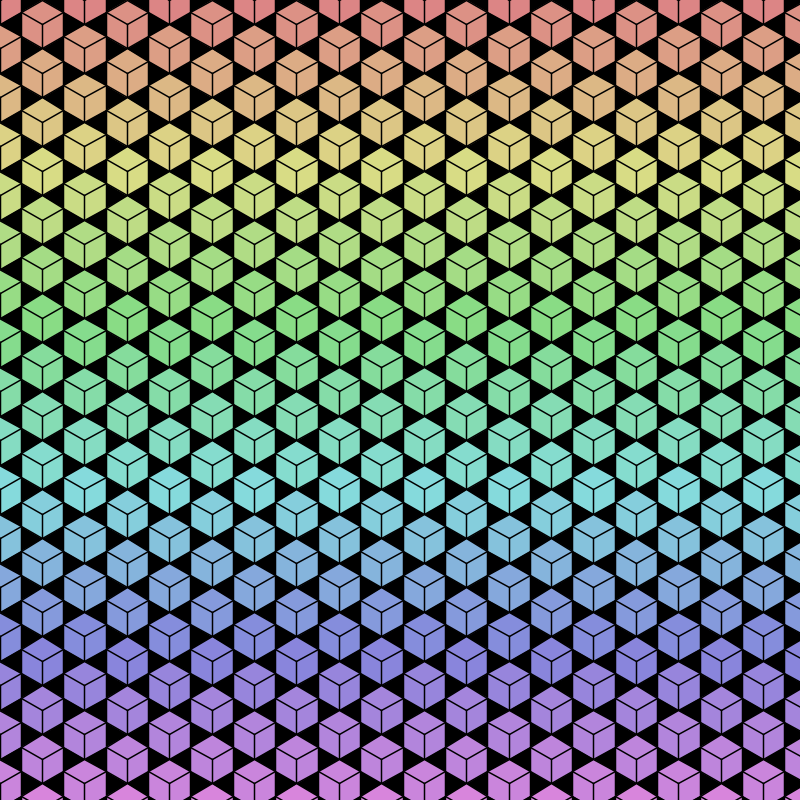
Frame 1 (no input)
Frame 60 (the mouse pressed at the canvas centre just before this capture): identical to frame 1, image omitted
Frame 120 (the mouse held since frame 60 and released just before this capture): identical to frame 1, image omitted

The Processing sketch that drew this single still picture (run headless with seeded random() and noise(); from frame 60 on, the mouse is pressed at the canvas centre):

// Processing sketch: spinningCubes
// ── spinningCubes.pde
//3D Vector class
public class Vector {
  public float x;
  public float y;
  public float z;
  public Vector(float x, float y,float z) {
    this.x=x;
    this.y=y;
    this.z=z;
  }
  public Vector(Vector vec) {
    this.x=vec.x;
    this.y=vec.y;
    this.z=vec.z;
  }
  public void addVec(Vector vec) {
    x+=vec.x;
    y+=vec.y;
    z+=vec.z;
  }
  public void subVec(Vector vec) {
    x-=vec.x;
    y-=vec.y;
    z-=vec.z;
  }
  public void sclVec(float scale) {
    x*=scale;
    y*=scale;
    z*=scale;
  }
  public void nrmVec() {
    sclVec(1/getMag());
  }
  public void nrmVec(float mag) {
    sclVec(mag/getMag());
  }
  public void limVec(float lim) {
    float mag=getMag();
    if (mag>lim) {
      sclVec(lim/mag);
    }
  }
  public float getAng1() {
    return atan2(y, x);
  }
  public float getAng2() {
    return atan2(z, x);
  }
  public float getAng3() {
    return atan2(z, y);
  }
  public float getAng1(Vector vec) {
    return atan2(vec.y-y, vec.x-x);
  }
  public float getAng2(Vector vec) {
    return atan2(vec.z-z, vec.x-x);
  }
  public float getAng3(Vector vec) {
    return atan2(vec.z-z, vec.x-x);
  }
  public float getMag1() {
    return sqrt(sq(x)+sq(y));
  }
  public float getMag2() {
    return sqrt(sq(x)+sq(z));
  }
  public float getMag3() {
    return sqrt(sq(y)+sq(z));
  }
  public float getMag() {
    return sqrt(sq(x)+sq(y)+sq(z));
  }
  public float getMag1(Vector vec) {
    return sqrt(sq(vec.x-x)+sq(vec.y-y));
  }
  public float getMag2(Vector vec) {
    return sqrt(sq(vec.x-x)+sq(vec.z-z));
  }
  public float getMag3(Vector vec) {
    return sqrt(sq(vec.y-y)+sq(vec.z-z));
  }
  public float getMag(Vector vec) {
    return sqrt(sq(vec.x-x)+sq(vec.y-y)+sq(vec.z-z));
  }
  public void rotVec1(float rot) {
    float mag=getMag1();
    float ang=getAng1();
    ang+=rot;
    x=cos(ang)*mag;
    y=sin(ang)*mag;
  }
  public void rotVec2(float rot) {
    float mag=getMag2();
    float ang=getAng2();
    ang+=rot;
    x=cos(ang)*mag;
    z=sin(ang)*mag;
  }
  public void rotVec3(float rot) {
    float mag=getMag3();
    float ang=getAng3();
    ang+=rot;
    y=cos(ang)*mag;
    z=sin(ang)*mag;
  }
  public void minVec(Vector min){
    x=min(x,min.x);
    y=min(y,min.y);
    z=min(z,min.z);
  }
  public void maxVec(Vector max){
    x=max(x,max.x);
    y=max(y,max.y);
    z=max(z,max.z);
  }
}

class Cube{
  ArrayList<Vector> vecs;
  Vector pos;
  
  int animateTime;
  int animateLength;
  //lock prevents the animation from being triggered twice
  boolean locked;
  color col;
  
  Cube(Vector p,int al){
    pos=new Vector(p);
    
    //create points defining the cube
    vecs=new ArrayList<Vector>();
    vecs.add(new Vector( size, size, size));
    vecs.add(new Vector( size, size,-size));
    vecs.add(new Vector( size,-size,-size));
    vecs.add(new Vector(-size,-size,-size));
    vecs.add(new Vector(-size, size, size));
    vecs.add(new Vector(-size,-size, size));
    vecs.add(new Vector(-size, size,-size));
    vecs.add(new Vector( size,-size, size));
    
    //rotate the points to be in an isometric view
    for(Vector vec:vecs){
      vec.rotVec2(PI/4);
      vec.rotVec3(magic);
    }
    
    //setup animation
    animateTime=0;
    animateLength=al;
    locked=true;
    
    col=color(0);
  }
  void setCol(color toSet){
    col=toSet;
  }
  
  //run the animation
  void animate(){
    if(animateTime>0){
      animateTime--;
      spin();
      rise();
    }
  }
  void spin(){
    float spin=PI/2/animateLength;
    for(Vector vec:vecs){
      
      vec.rotVec3(-magic);
      vec.rotVec2(-PI/4);
      
      vec.rotVec2(spin);
      
      vec.rotVec2(PI/4);
      vec.rotVec3(magic);
    }
  }
  void rise(){
    float rise=yDiff*2/animateLength;
    pos.addVec(new Vector(0,-rise,0));
  }
  
  //trigger the animation
  void trigger(){
    if(animateTime==0&&!locked){
      animateTime=animateLength;
      locked=true;
    }
  }
  //allow the animation to play again
  void unLock(){
    locked=false;
  }
  
  //displaying is a little complicated
  void display(){
    //find the corners closest and furthest from the camera
    Vector furthest=null;
    Vector closest=null;
    float distF=0;
    float distC=0;
    for(int i=0;i<vecs.size();i++){
      if(furthest==null||vecs.get(i).z>distF){
        distF=vecs.get(i).z;
        furthest=vecs.get(i);
      }
      if(closest==null||vecs.get(i).z<distC){
        distC=vecs.get(i).z;
        closest=vecs.get(i);
      }
    }
    
    //find the the corners that make up the edge of the shape
    ArrayList<Vector> edges=new ArrayList<Vector>();
    for(int i=0;i<vecs.size();i++){
      if(vecs.get(i)!=furthest&&vecs.get(i)!=closest){
        edges.add(vecs.get(i));
      }
    }
    
    //display the shape with fill
    fill(col);
    beginShape();
    //start at a point and then draw a line to its closest neighbor
    //after a point has been handled remove it to make sure it won't be displayed again
    Vector point=edges.get(0);
    edges.remove(0);
    while(edges.size()>0){
      //display current point
      vertex(point.x+pos.x, point.y+pos.y);
      //find and select closest neighbor
      int next=-1;
      float dist=0;
      for(int i=0;i<edges.size();i++){
        float temp=edges.get(i).getMag1(point);
        if(next==-1||temp<dist){
          next=i;
          dist=temp;
        }
      }
      point=edges.get(next);
      edges.remove(next);
    }
    vertex(point.x+pos.x, point.y+pos.y);
    //finish drawing shape
    endShape(CLOSE);
    
    //display inner lines
    for(int i=0;i<vecs.size();i++){
      //display all lines that are directly connected to the closest point to the camera
      if(vecs.get(i)!=furthest&&vecs.get(i)!=closest&&vecs.get(i).getMag(closest)<size*2+0.1){
        line(vecs.get(i).x+pos.x,vecs.get(i).y+pos.y,closest.x+pos.x,closest.y+pos.y);
      }
    }
  }
}


//special numbers
float magic=atan(1/sqrt(2));
float yDiff;
float xDiff;

ArrayList<Cube> cubes;

//trigger settings
float triggerRing=0;
float triggerRange=5;
float triggerGrow=3;
Vector triggerCenter=new Vector(400,600,0);

//general settings
float size=15;
int high=40;
int wide=10;

void setup(){
  //setup processing sketch
  size(800,800);
  colorMode(HSB);
  strokeWeight(1.5);
  stroke(0);
  
  //init special numbers
  Vector v1=new Vector( size,-size, size);
  Vector v2=new Vector(-size, size,-size);
  v1.rotVec2(PI/4);
  v1.rotVec3(magic);
  v2.rotVec2(PI/4);
  v2.rotVec3(magic);
  yDiff=(v2.y-v1.y)/2;
  
  Vector v3=new Vector( size,-size,-size);
  Vector v4=new Vector(-size,-size, size);
  v3.rotVec2(PI/4);
  v3.rotVec3(magic);
  v4.rotVec2(PI/4);
  v4.rotVec3(magic);
  xDiff=v3.x-v4.x;
  
  //create all cubes
  cubes=new ArrayList<Cube>();
  for(int y=0;y<high;y++){
    for(int x=0;x<wide;x++){
      Cube toAdd;
      if(y%2==0){
        toAdd=new Cube(new Vector(xDiff*2*x,yDiff*y,0),y*2+20);
      }else{
        toAdd=new Cube(new Vector(xDiff*2*x+xDiff,yDiff*y,0),y*2+20);
      }
      toAdd.setCol(color(y*256/high,100,220));
      cubes.add(toAdd);
    }
  }
}

void draw(){
  background(0);
  
  //run and display cubes
  triggerRing+=triggerGrow;
  for(int i=0;i<cubes.size();i++){
    if(abs(cubes.get(i).pos.getMag1(triggerCenter)-triggerRing)<triggerRange){
      cubes.get(i).trigger();
    }
    //unused code to make squares loop
    //if(cubes.get(i).pos.y<-yDiff){
    //  cubes.get(i).pos.y+=yDiff*high;
    //}
    
    //animate and display cubes
    cubes.get(i).animate();
    cubes.get(i).display();
  }
}

//start a new animation when a key is pressed
void keyPressed(){
  triggerRing=0;
  for(int i=0;i<cubes.size();i++){
    cubes.get(i).unLock();
  }
}
